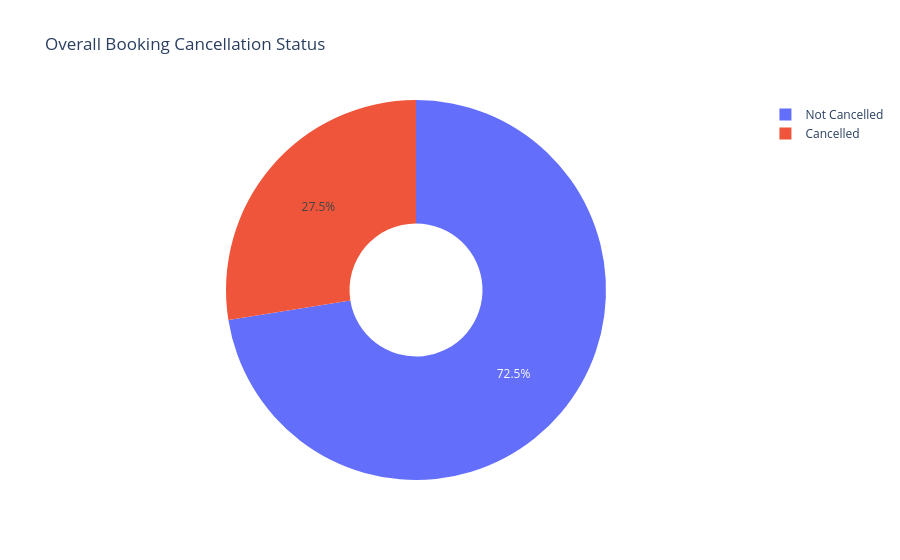

The notebook cell this image was saved under:
### Markdown cell above
## 7. Cancellation Overview

### Code cell
status_counts = (
    df["cancellation_status"]
    .value_counts()
    .rename_axis("status")
    .reset_index(name="bookings")
)

fig = px.pie(
    status_counts,
    names="status",
    values="bookings",
    title="Overall Booking Cancellation Status",
    hole=0.35
)
fig.show()

overall_cancellation_rate = df["is_canceled"].mean() * 100
print(
    f"Observation: {overall_cancellation_rate:.2f}% of bookings were cancelled, "
    f"while {100 - overall_cancellation_rate:.2f}% were not cancelled."
)

### Figure 1 — Plotly figure (JSON) as saved in the notebook; plotly's stock layout.template omitted (floating-point values rounded to 4 significant figures)
{"data": [{"domain": {"x": [0, 1], "y": [0, 1]}, "hole": 0.35, "hovertemplate": "status=%{label}<br>bookings=%{value}<extra></extra>", "labels": ["Not Cancelled", "Cancelled"], "legendgroup": "", "name": "", "showlegend": true, "type": "pie", "values": [63221, 24009]}], "layout": {"legend": {"tracegroupgap": 0}, "title": {"text": "Overall Booking Cancellation Status"}}}
